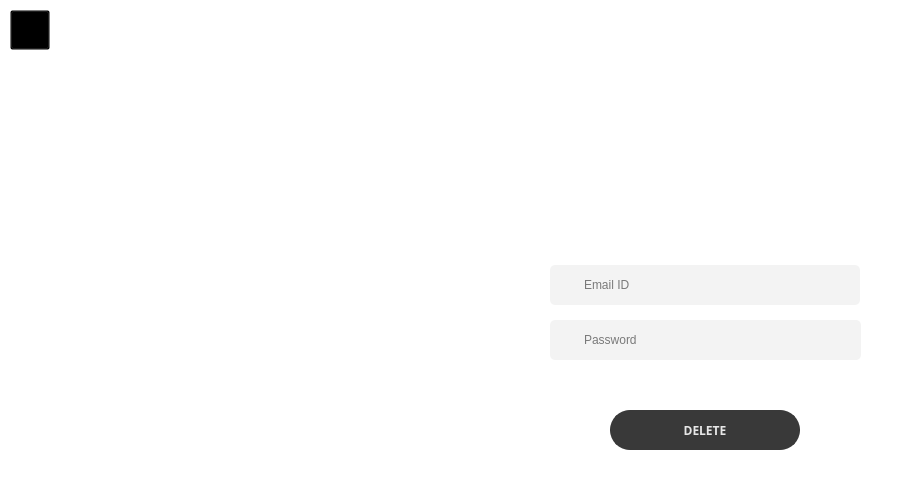
<?xml version="1.0" encoding="UTF-8"?>
<ui version="4.0">
 <class>Dialog</class>
 <widget class="QDialog" name="Dialog">
  <property name="geometry">
   <rect>
    <x>0</x>
    <y>0</y>
    <width>900</width>
    <height>500</height>
   </rect>
  </property>
  <property name="windowTitle">
   <string>Dialog</string>
  </property>
  <widget class="QWidget" name="widget" native="true">
   <property name="geometry">
    <rect>
     <x>0</x>
     <y>0</y>
     <width>900</width>
     <height>500</height>
    </rect>
   </property>
   <property name="styleSheet">
    <string notr="true">background-color: rgb(255, 255, 255);</string>
   </property>
   <widget class="QLabel" name="label">
    <property name="geometry">
     <rect>
      <x>0</x>
      <y>0</y>
      <width>900</width>
      <height>500</height>
     </rect>
    </property>
    <property name="text">
     <string/>
    </property>
    <property name="pixmap">
     <pixmap>../images/delete_img.jpg</pixmap>
    </property>
    <property name="scaledContents">
     <bool>true</bool>
    </property>
   </widget>
   <widget class="QLineEdit" name="del_email">
    <property name="geometry">
     <rect>
      <x>570</x>
      <y>265</y>
      <width>290</width>
      <height>40</height>
     </rect>
    </property>
    <property name="styleSheet">
     <string notr="true">background-color: rgb(243, 243, 243);
border-radius: 5px;
padding: 10px 12px;
</string>
    </property>
    <property name="placeholderText">
     <string>Email ID</string>
    </property>
   </widget>
   <widget class="QLineEdit" name="del_pass">
    <property name="geometry">
     <rect>
      <x>570</x>
      <y>320</y>
      <width>290</width>
      <height>40</height>
     </rect>
    </property>
    <property name="styleSheet">
     <string notr="true">background-color: rgb(243, 243, 243);
border-radius: 5px;
padding: 10px 12px;
</string>
    </property>
    <property name="echoMode">
     <enum>QLineEdit::Password</enum>
    </property>
    <property name="placeholderText">
     <string>Password</string>
    </property>
   </widget>
   <widget class="QPushButton" name="del_btn">
    <property name="geometry">
     <rect>
      <x>610</x>
      <y>410</y>
      <width>190</width>
      <height>40</height>
     </rect>
    </property>
    <property name="font">
     <font>
      <family>Nirmala UI Semilight</family>
      <pointsize>9</pointsize>
      <weight>75</weight>
      <bold>true</bold>
     </font>
    </property>
    <property name="cursor">
     <cursorShape>PointingHandCursor</cursorShape>
    </property>
    <property name="styleSheet">
     <string notr="true">*{
background-color: rgb(57, 57, 57);
border: 2px solid rgb(57,57,57);
border-radius: 20px;
color: rgb(231, 231, 231);
}
*:hover{
background-color: rgb(44, 44, 44);
}</string>
    </property>
    <property name="text">
     <string>DELETE</string>
    </property>
   </widget>
   <widget class="QPushButton" name="user_img">
    <property name="geometry">
     <rect>
      <x>550</x>
      <y>265</y>
      <width>31</width>
      <height>40</height>
     </rect>
    </property>
    <property name="styleSheet">
     <string notr="true">background-color: rgb(243, 243, 243);
border-radius: 5px;
color: rgb(109, 109, 109)</string>
    </property>
    <property name="text">
     <string/>
    </property>
    <property name="icon">
     <iconset>
      <normaloff>../icons/email_icon.png</normaloff>../icons/email_icon.png</iconset>
    </property>
   </widget>
   <widget class="QPushButton" name="user_img_2">
    <property name="geometry">
     <rect>
      <x>550</x>
      <y>320</y>
      <width>31</width>
      <height>40</height>
     </rect>
    </property>
    <property name="styleSheet">
     <string notr="true">background-color: rgb(243, 243, 243);
border-radius: 5px;
color: rgb(109, 109, 109)</string>
    </property>
    <property name="text">
     <string/>
    </property>
    <property name="icon">
     <iconset>
      <normaloff>../icons/key_icon.png</normaloff>../icons/key_icon.png</iconset>
    </property>
   </widget>
   <widget class="QPushButton" name="eye_img">
    <property name="geometry">
     <rect>
      <x>830</x>
      <y>320</y>
      <width>31</width>
      <height>40</height>
     </rect>
    </property>
    <property name="cursor">
     <cursorShape>PointingHandCursor</cursorShape>
    </property>
    <property name="styleSheet">
     <string notr="true">background-color: rgb(243, 243, 243);
border-radius: 5px;
color: rgb(109, 109, 109)</string>
    </property>
    <property name="text">
     <string/>
    </property>
    <property name="icon">
     <iconset>
      <normaloff>../icons/eye-on_icon.png</normaloff>../icons/eye-on_icon.png</iconset>
    </property>
   </widget>
   <widget class="QPushButton" name="exit_btn">
    <property name="geometry">
     <rect>
      <x>10</x>
      <y>10</y>
      <width>40</width>
      <height>40</height>
     </rect>
    </property>
    <property name="toolTip">
     <string>Exit Button</string>
    </property>
    <property name="styleSheet">
     <string notr="true">*{background-color: transparent;}
*:hover{background-color: rgb(220, 220, 220);
border: none;
border-radius: 7px;}
</string>
    </property>
    <property name="text">
     <string/>
    </property>
    <property name="icon">
     <iconset>
      <normaloff>../icons/back_icon.png</normaloff>../icons/back_icon.png</iconset>
    </property>
   </widget>
  </widget>
 </widget>
 <resources/>
 <connections/>
</ui>
